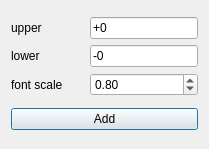
<?xml version="1.0" encoding="UTF-8"?>
<ui version="4.0">
 <class>Dialog</class>
 <widget class="QDialog" name="Dialog">
  <property name="windowModality">
   <enum>Qt::ApplicationModal</enum>
  </property>
  <property name="geometry">
   <rect>
    <x>0</x>
    <y>0</y>
    <width>209</width>
    <height>149</height>
   </rect>
  </property>
  <property name="windowTitle">
   <string>Add tolerance</string>
  </property>
  <layout class="QGridLayout" name="gridLayout_2">
   <item row="2" column="0">
    <widget class="QPushButton" name="placeButton">
     <property name="text">
      <string>Add</string>
     </property>
    </widget>
   </item>
   <item row="1" column="0">
    <layout class="QGridLayout" name="gridLayout">
     <property name="sizeConstraint">
      <enum>QLayout::SetMaximumSize</enum>
     </property>
     <item row="0" column="0">
      <widget class="QLabel" name="label">
       <property name="text">
        <string>upper</string>
       </property>
       <property name="alignment">
        <set>Qt::AlignLeading|Qt::AlignLeft|Qt::AlignVCenter</set>
       </property>
      </widget>
     </item>
     <item row="1" column="0">
      <widget class="QLabel" name="label_2">
       <property name="sizePolicy">
        <sizepolicy hsizetype="Preferred" vsizetype="Preferred">
         <horstretch>1</horstretch>
         <verstretch>0</verstretch>
        </sizepolicy>
       </property>
       <property name="minimumSize">
        <size>
         <width>61</width>
         <height>0</height>
        </size>
       </property>
       <property name="text">
        <string>lower</string>
       </property>
       <property name="alignment">
        <set>Qt::AlignLeading|Qt::AlignLeft|Qt::AlignVCenter</set>
       </property>
      </widget>
     </item>
     <item row="0" column="1">
      <widget class="QLineEdit" name="upperLineEdit">
       <property name="text">
        <string>+0</string>
       </property>
      </widget>
     </item>
     <item row="1" column="1">
      <widget class="QLineEdit" name="lowerLineEdit">
       <property name="text">
        <string>-0</string>
       </property>
      </widget>
     </item>
     <item row="2" column="0">
      <widget class="QLabel" name="label_3">
       <property name="text">
        <string>font scale</string>
       </property>
      </widget>
     </item>
     <item row="2" column="1">
      <widget class="QDoubleSpinBox" name="scaleDoubleSpinBox">
       <property name="minimum">
        <double>0.050000000000000</double>
       </property>
       <property name="singleStep">
        <double>0.050000000000000</double>
       </property>
       <property name="value">
        <double>0.800000000000000</double>
       </property>
      </widget>
     </item>
    </layout>
   </item>
  </layout>
 </widget>
 <resources/>
 <connections>
  <connection>
   <sender>placeButton</sender>
   <signal>released()</signal>
   <receiver>Dialog</receiver>
   <slot>accept()</slot>
   <hints>
    <hint type="sourcelabel">
     <x>177</x>
     <y>149</y>
    </hint>
    <hint type="destinationlabel">
     <x>142</x>
     <y>96</y>
    </hint>
   </hints>
  </connection>
  <connection>
   <sender>upperLineEdit</sender>
   <signal>returnPressed()</signal>
   <receiver>Dialog</receiver>
   <slot>accept()</slot>
   <hints>
    <hint type="sourcelabel">
     <x>177</x>
     <y>43</y>
    </hint>
    <hint type="destinationlabel">
     <x>142</x>
     <y>96</y>
    </hint>
   </hints>
  </connection>
  <connection>
   <sender>lowerLineEdit</sender>
   <signal>returnPressed()</signal>
   <receiver>Dialog</receiver>
   <slot>accept()</slot>
   <hints>
    <hint type="sourcelabel">
     <x>140</x>
     <y>56</y>
    </hint>
    <hint type="destinationlabel">
     <x>104</x>
     <y>74</y>
    </hint>
   </hints>
  </connection>
 </connections>
</ui>
